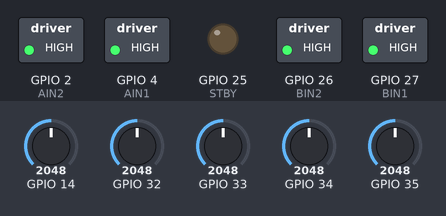
A sketch run on a simulated ESP32. On the bench: switched loads named in the sketch (green lamp = pin HIGH), output pins drawn as LEDs (lit = HIGH). Inputs (shaded band) come from the test bench; at power-on: GPIO 14 = 2048, GPIO 35 = 2048, GPIO 32 = 2048, GPIO 33 = 2048, GPIO 34 = 2048. What the sketch prints to the serial monitor is not drawn.

Above: at 1.2 s.
1.3 s: GPIO 14 set to 1960
At 3.1 s:
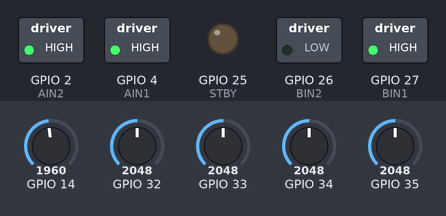
4.3 s: GPIO 14 set to 2035
At 5.4 s:
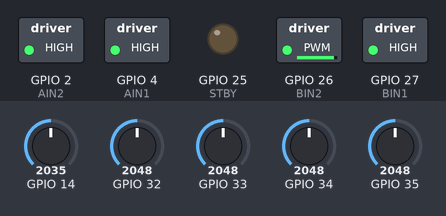
5.8 s: GPIO 35 set to 1960
At 6.55 s:
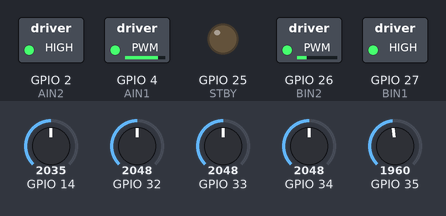
8.8 s: GPIO 32 set to 1960
11.8 s: GPIO 33 set to 1927
13.3 s: GPIO 32 set to 2069
At 16.8 s:
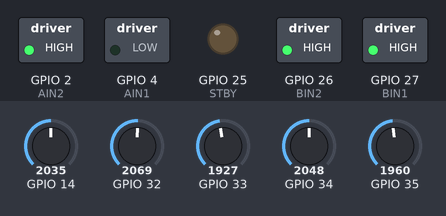
Timing chart, 0 to 17.3 s (numbered marks = the images above; inputs shaded):
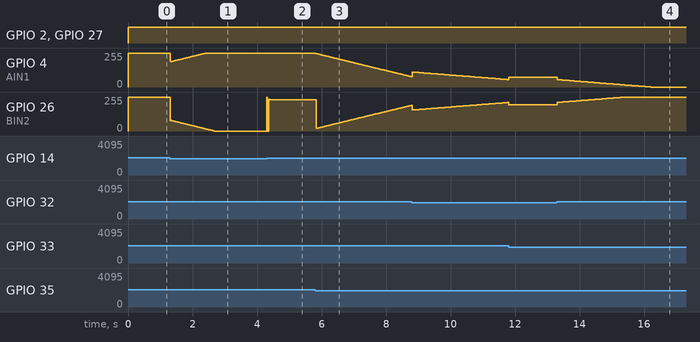

The sketch:

linetracer.ino
```cpp
//loopで渡し続ける変数
struct DoubleResult{
  int position;
  int lightCount;
};

//ピン設定
const int AIN1 = 4;
const int AIN2 = 2;
const int BIN1 = 27;
const int BIN2 = 26;
const int STBY = 25;
int previousDirection = 0;

int step = 0;
float integral = 0;  // 積分初期値
float lastError = 0; // 1ステップ前の初期値
float Kp = 90; // 比例定数
float Ki = 1; // 積分定数
float Kd = 5; // 微分定数
float PIDvalue = 0.2; //PID制御の倍率
float baseSpeed = 120; //モーターの初期速度
int threshold = 2000; //フォトリフレクタ反応しきい値
float maxSpeed = 255;
float minSpeed = 0;

//モーターの設定クラス
class DRV8833 {
  private:
    const int freq = 10000;  // 周波数
    const int resolution = 8;

  public:
    DRV8833(int AIN1, int AIN2, int BIN1, int BIN2, int STBY) {
      pinMode(STBY, OUTPUT);
      digitalWrite(STBY, HIGH);

      ledcAttach(AIN1, freq, resolution);
      ledcAttach(AIN2, freq, resolution);
      ledcAttach(BIN1, freq, resolution);
      ledcAttach(BIN2, freq, resolution);
    }

    void motorDRV8833_L(int speed) {
      if (speed > 0 && speed < 256) {
        ledcWrite(AIN1, 255 - speed);
        ledcWrite(AIN2, 255);
      } else if (speed == 0) {
        ledcWrite(AIN1, 255);
        ledcWrite(AIN2, 255);
      } else if (speed > -256 && speed < 0) {
        ledcWrite(AIN1, 255);
        ledcWrite(AIN2, 255 + speed);
      } else {
        ledcWrite(AIN1, 255);
        ledcWrite(AIN2, 255);
      }
    }

    void motorDRV8833_R(int speed) {
      if (speed > 0 && speed < 256) {
        ledcWrite(BIN2, 255 - speed);
        ledcWrite(BIN1, 255);
      } else if (speed == 0) {
        ledcWrite(BIN2, 255);
        ledcWrite(BIN1, 255);
      } else if (speed > -256 && speed < 0) {
        ledcWrite(BIN2, 255);
        ledcWrite(BIN1, 255 + speed);
      } else {
        ledcWrite(BIN2, 255);
        ledcWrite(BIN1, 255);
      }
    }
};

DRV8833 motor(AIN1, AIN2, BIN1, BIN2, STBY);

void setup() {
  Serial.begin(115200);
}

//PIDの補正値計算する関数
float PIDControl(float error){
  // P成分
  float proportional = Kp * error;

  // I成分
  integral += error;
  float integralCorrection = Ki * integral;

  // D成分
  float derivative = Kd * (error - lastError);
  lastError = error;

  // 最終補正量
  float correction = (proportional + integralCorrection + derivative) * PIDvalue;

  return correction;
}

DoubleResult photoReflector(int s1, int s2, int s3, int s4, int s5){
  DoubleResult PhotoReflector;
  // フォトリフレクタの値読み取り
  // ライン上(黒)→ 値0
  // ライン外(白) → 値4095
  PhotoReflector.position = (s1 < threshold ? -3 : 0) +
                            (s2 < threshold ? -1 : 0) +
                            (s3 < threshold ? 0 : 0) +
                            (s4 < threshold ? 1 : 0) +
                            (s5 < threshold ? 3 : 0);

  PhotoReflector.lightCount = (s1 < threshold ? 1 : 0) +
                              (s2 < threshold ? 1 : 0) +
                              (s3 < threshold ?  1 : 0) +
                              (s4 < threshold ?  1 : 0) +
                              (s5 < threshold ?  1 : 0);

  return PhotoReflector;
}

//時間計測
unsigned long previousTime = 0;
const unsigned long interval = 10; //PID制御を回す周期
float correction;

void loop(){
  int s1 = analogRead(14);
  int s2 = analogRead(33);
  int s3 = analogRead(32);
  int s4 = analogRead(34);
  int s5 = analogRead(35);

  DoubleResult PhotoReflector = photoReflector(s1, s2, s3, s4, s5);

  unsigned long currentTime = millis();
  if (currentTime - previousTime >= interval) {
    previousTime = currentTime;

    //ズレ
    float error = (PhotoReflector.lightCount != 0) ?
               (PhotoReflector.position / PhotoReflector.lightCount) : 0;

    //補正値
    float correction = PIDControl(error);

    float RmotorSpeed = baseSpeed - correction;
    float LmotorSpeed = baseSpeed + correction;


    if (RmotorSpeed >= maxSpeed){
      RmotorSpeed = maxSpeed;
    }
    if (LmotorSpeed >= maxSpeed){
      LmotorSpeed = maxSpeed;
    }
    if (RmotorSpeed <= minSpeed){
      RmotorSpeed = minSpeed;
    }
    if (LmotorSpeed <= minSpeed){
      LmotorSpeed = minSpeed;
    }

    //モーターの回転数に補正値を反映
    motor.motorDRV8833_R(RmotorSpeed);
    motor.motorDRV8833_L(LmotorSpeed);


  }

  if (s1 > threshold && s2 > threshold && s3 > threshold && s4 > threshold && s5 > threshold) {
    Serial.println("ライン外れ");
    motor.motorDRV8833_R(0);
    motor.motorDRV8833_L(0);
  }
}
```

Measured:
- the behaviour switches between 2000 and 2001 on GPIO 14 (found by bisection; images 1 and 2)
- after the input at 4.3 s, GPIO 26 (BIN2): 0/255 → 234/255 at once
- after the input at 13.3 s, GPIO 26 (BIN2): moves from 196/255 to 255/255 over 2.1 s, starting at once
